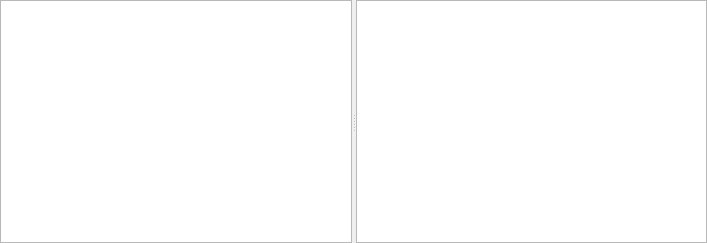
<ui version="4.0" >
 <class>SvnLogviewWidget</class>
 <widget class="QWidget" name="SvnLogviewWidget" >
  <property name="geometry" >
   <rect>
    <x>0</x>
    <y>0</y>
    <width>707</width>
    <height>243</height>
   </rect>
  </property>
  <property name="windowTitle" >
   <string>Logview</string>
  </property>
  <layout class="QGridLayout" >
   <property name="margin" >
    <number>0</number>
   </property>
   <property name="spacing" >
    <number>0</number>
   </property>
   <item row="0" column="0" >
    <widget class="QSplitter" name="splitter" >
     <property name="orientation" >
      <enum>Qt::Horizontal</enum>
     </property>
     <widget class="QTreeView" name="treeView" >
      <property name="sizePolicy" >
       <sizepolicy>
        <hsizetype>7</hsizetype>
        <vsizetype>7</vsizetype>
        <horstretch>0</horstretch>
        <verstretch>0</verstretch>
       </sizepolicy>
      </property>
      <property name="indentation" >
       <number>-7</number>
      </property>
      <property name="sortingEnabled" >
       <bool>true</bool>
      </property>
      <property name="allColumnsShowFocus" >
       <bool>true</bool>
      </property>
     </widget>
     <widget class="QListView" name="listView" >
      <property name="sizePolicy" >
       <sizepolicy>
        <hsizetype>7</hsizetype>
        <vsizetype>7</vsizetype>
        <horstretch>0</horstretch>
        <verstretch>0</verstretch>
       </sizepolicy>
      </property>
     </widget>
    </widget>
   </item>
  </layout>
 </widget>
 <layoutdefault spacing="2" margin="3" />
 <resources/>
 <connections/>
</ui>
